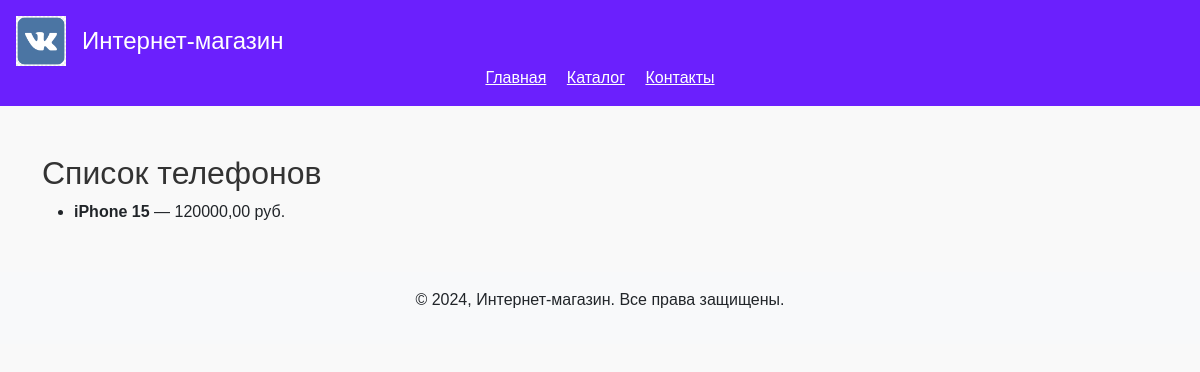
Page /phones/ on the earlier database version.
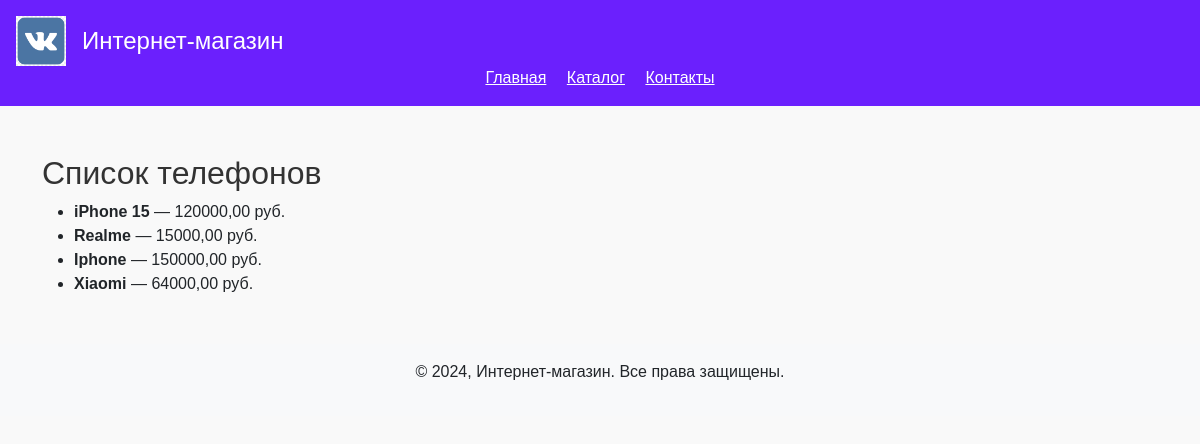
Same page on the later database version.
### catalog/models.py (models this page shows, shortened)
class Product(models.Model):
    name = models.CharField(max_length=200)  # Название товара
    description = models.TextField(blank=True)  # Описание товара (опционально)
    price = models.DecimalField(max_digits=10, decimal_places=2)  # Цена товара
    category = models.ForeignKey(Category, on_delete=models.CASCADE)  # Связь с категорией
    created_at = models.DateTimeField(auto_now_add=True)  # Дата добавления товара

### catalog/views.py (the view)
# urls.py: path('phones/', phones_list, name='phones_list'),
def phones_list(request):
    products = Product.objects.filter(category__name='Телефоны')
    return render(request, 'catalog/phones_list.html', {'products': products})

### templates/catalog/phones_list.html (shortened to what this page needs)
{% extends 'base.html' %}
{% block content %}
<h2>Список телефонов</h2>
<ul>
    {% for product in products %}
    <li>
        <strong>{{ product.name }}</strong> — {{ product.price }} руб.
    </li>
    {% endfor %}
</ul>
{% endblock %}

Differences in the rows shown:
added Product: name "Realme", price "15000,00"
added Product: name "Iphone", price "150000,00"
added Product: name "Xiaomi", price "64000,00"
